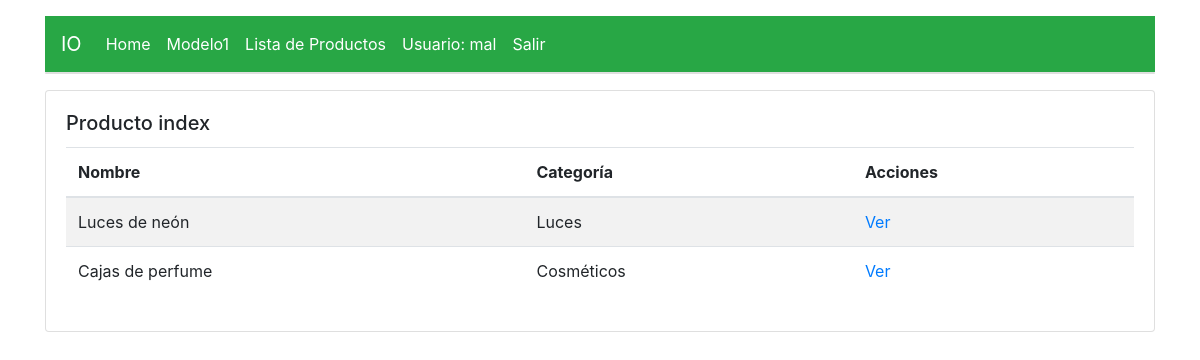
/msapp/modelo1/index (signed in), run on an earlier commit of the app's database.
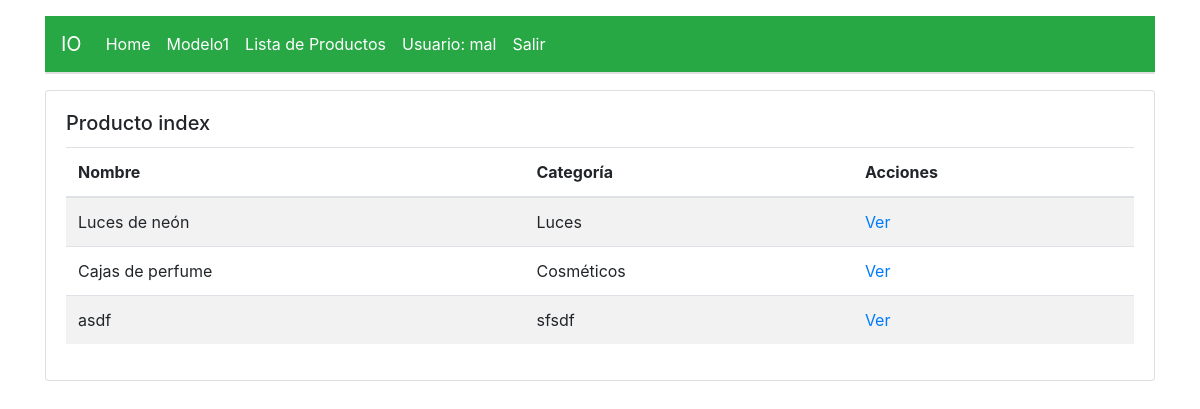
And on a later commit of the database.
### msapp/models.py (models this page shows, shortened)
class Modelo1(models.Model):
	nombre_producto		= models.CharField(max_length=50)
	categoria	= models.CharField(max_length=50)
	usuario 	= models.ForeignKey(User, on_delete=models.CASCADE)
	tiempo 	= models.FloatField(default=1)
	d		= models.IntegerField(verbose_name='Tasa de Demanda')
	k 		= models.FloatField(verbose_name='Costo de Preparación de Pedido')
	h 		= models.FloatField(verbose_name='Costo de Almacenamiento')
	def inventario_promedio(self):
		return self.d / 2
	ip = property(inventario_promedio)
	def lote_optimo_compra(self):
		return round(sqrt((2*self.k*self.d)/self.h))
	loc = property(lote_optimo_compra)
	def longitud_ciclo(self):
		return round(self.loc / self.d)
	lc 	= property(longitud_ciclo)

### msapp/views.py (the view)
# urls.py: path('modelo1/index', views.modelo1_index, name='modelo1_index'),
def modelo1_index(request):
	titulo 	= 'Index'
	template = loader.get_template('msapp/modelo1/index.html')
	usuario_logueado = request.user
	modelo_context = Modelo1.objects.filter(usuario=usuario_logueado)
	context = {
		'titulo'	: titulo,
		'productos' 	: modelo_context,
	}
	return HttpResponse(template.render(context, request))

### msapp/templates/msapp/modelo1/index.html
{% extends 'base.html' %}
{% block content %}
<div class="card">
  <div class="card-body">
  	<h5 class="card-title">Producto index</h5>
    <table class="table table-striped">
	  <thead>
	    <tr>
		    <th scope="col">Nombre</th>
		    <th scope="col">Categoría</th>
		    <th scope="col">Acciones</th>
	    </tr>
	  </thead>
	  <tbody>
	    {% for producto in productos %}
	    <tr>
	      	<td>{{ producto.nombre_producto }}</td>
	      	<td>{{ producto.categoria }}</td>
	      	<td scope="row">
	    		<a href="{% url 'modelo1_show' producto.id %}">Ver</a></li>
	    	</td>
	    </tr>
    	{% endfor %}
	  </tbody>
	</table>
  </div>
</div>
{% endblock %}

What changed in the data, as far as the page shows it:
added Modelo1: nombre_producto "asdf", categoria "sfsdf"
